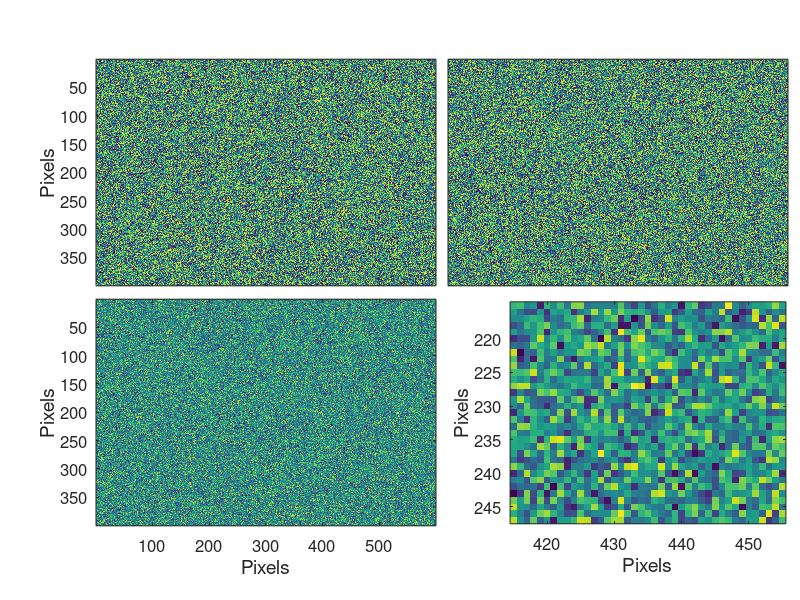

Write MATLAB code to recreate this figure.
a=rand(600,400);
b=rand(600,400);
c=b-a;

figure(1); clf

%--- Set axes and plot frame 1 ---%
%position in normalized size (0 to 1)
%bracket is [X_start,Y_start,Width,Height]
h1=axes('position',[0.12 0.5 0.425 0.425]);
imagesc(a'); axis image;
set(gca,'fontsize',12,...              % set font size of tick labels
        'xtick',[100:100:500],...      % set x tick marks
        'xticklabel','',...            % remove x tick mark labels
        'ytick',[50:50:350]);          % set y tick marks
ylabel('Pixels','FontSize',14);
    
%--- Set axes and plot frame 2 ---%
%position in normalized size (0 to 1)
%bracket is [X_start,Y_start,Width,Height]
h2=axes('position',[0.56 0.5 0.425 0.425]);
imagesc(b'); axis image;
set(gca,'fontsize',12,...              % set font size of tick labels
        'xtick',[100:100:500],...      % set x tick marks
        'xticklabel','',...            % remove x tick mark labels
        'ytick',[50:50:400],...        % set y tick marks
        'yticklabel','');              % remove y tick mark labels

%--- Set axes and plot difference ---%
%position in normalized size (0 to 1)
%bracket is [X_start,Y_start,Width,Height]
h3=axes('position',[0.12 0.1 0.425 0.425]);
imagesc(c'); axis image;
set(gca,'fontsize',12,...              % set font size of tick labels
        'xtick',[100:100:500],...      % set x tick marks
        'ytick',[50:50:350]);           % set y tick marks
xlabel('Pixels','FontSize',14);
ylabel('Pixels','FontSize',14);

%--- Set axes and plot contour contraints ---%
%position in normalized size (0 to 1)
%bracket is [X_start,Y_start,Width,Height]
h4=axes('position',[0.61 0.127 0.4 0.37]);
imagesc(415:455,215:247,c(415:455,215:247)'); axis image;
set(gca,'fontsize',12,...              % set font size of tick labels
        'xtick',[420:10:450],...       % set x tick marks
        'ytick',[220:5:245]);           % set y tick marks
xlabel('Pixels','FontSize',14);
ylabel('Pixels','FontSize',14);


